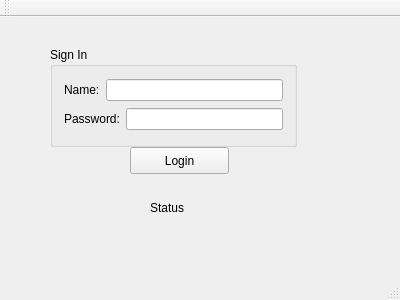
<?xml version="1.0" encoding="UTF-8"?>
<ui version="4.0">
 <class>MainWindow</class>
 <widget class="QMainWindow" name="MainWindow">
  <property name="geometry">
   <rect>
    <x>0</x>
    <y>0</y>
    <width>400</width>
    <height>300</height>
   </rect>
  </property>
  <property name="windowTitle">
   <string>MainWindow</string>
  </property>
  <widget class="QWidget" name="centralWidget">
   <widget class="QLabel" name="label">
    <property name="geometry">
     <rect>
      <x>150</x>
      <y>180</y>
      <width>121</width>
      <height>21</height>
     </rect>
    </property>
    <property name="text">
     <string>Status</string>
    </property>
   </widget>
   <widget class="QGroupBox" name="groupBox">
    <property name="geometry">
     <rect>
      <x>50</x>
      <y>30</y>
      <width>247</width>
      <height>100</height>
     </rect>
    </property>
    <property name="title">
     <string>Sign In</string>
    </property>
    <layout class="QVBoxLayout" name="verticalLayout">
     <item>
      <layout class="QHBoxLayout" name="horizontalLayout">
       <item>
        <widget class="QLabel" name="label_2">
         <property name="text">
          <string>Name:</string>
         </property>
         <property name="buddy">
          <cstring>lineEdit_name</cstring>
         </property>
        </widget>
       </item>
       <item>
        <widget class="QLineEdit" name="lineEdit_name"/>
       </item>
      </layout>
     </item>
     <item>
      <layout class="QHBoxLayout" name="horizontalLayout_2">
       <item>
        <widget class="QLabel" name="label_3">
         <property name="text">
          <string>Password:</string>
         </property>
         <property name="buddy">
          <cstring>lineEdit_password</cstring>
         </property>
        </widget>
       </item>
       <item>
        <widget class="QLineEdit" name="lineEdit_password">
         <property name="echoMode">
          <enum>QLineEdit::Password</enum>
         </property>
        </widget>
       </item>
      </layout>
     </item>
    </layout>
   </widget>
   <widget class="QPushButton" name="Login">
    <property name="geometry">
     <rect>
      <x>130</x>
      <y>130</y>
      <width>99</width>
      <height>27</height>
     </rect>
    </property>
    <property name="text">
     <string>Login</string>
    </property>
   </widget>
  </widget>
  <widget class="QMenuBar" name="menuBar">
   <property name="geometry">
    <rect>
     <x>0</x>
     <y>0</y>
     <width>400</width>
     <height>25</height>
    </rect>
   </property>
  </widget>
  <widget class="QToolBar" name="mainToolBar">
   <attribute name="toolBarArea">
    <enum>TopToolBarArea</enum>
   </attribute>
   <attribute name="toolBarBreak">
    <bool>false</bool>
   </attribute>
  </widget>
  <widget class="QStatusBar" name="statusBar"/>
 </widget>
 <layoutdefault spacing="6" margin="11"/>
 <resources/>
 <connections/>
</ui>
